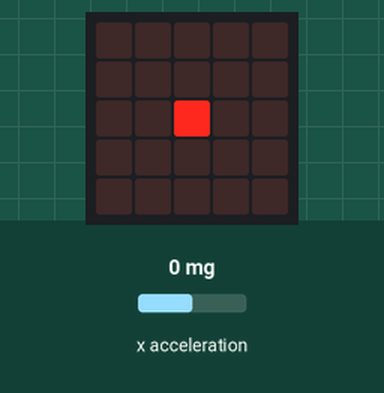
Recording of a program running on a simulated BBC micro:bit running MicroPython. Parts: the board's 5×5 LED display. Inputs (shaded band) come from the test bench; at power-on: x acceleration 0 mg.

Above: at 1.2 s.
1.3 s: x acceleration set to -2 mg
At 2.5 s:
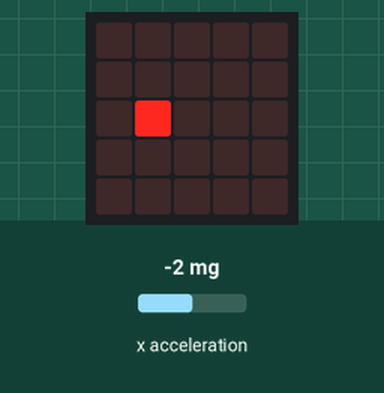
2.8 s: x acceleration set to -1440 mg
At 3.7 s:
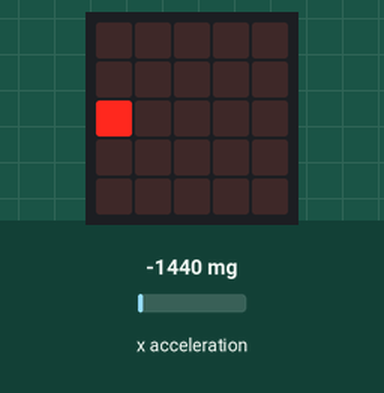
4.3 s: x acceleration set to 750 mg
At 4.7 s:
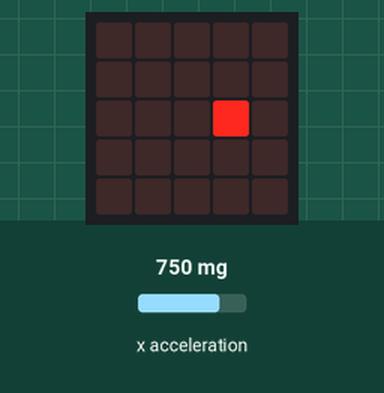
5.8 s: x acceleration set to 1440 mg
At 6.8 s:
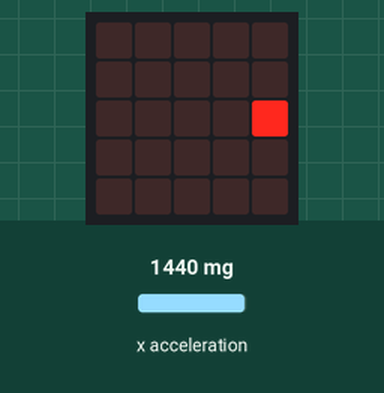
7.3 s: x acceleration set to -750 mg
At 7.7 s:
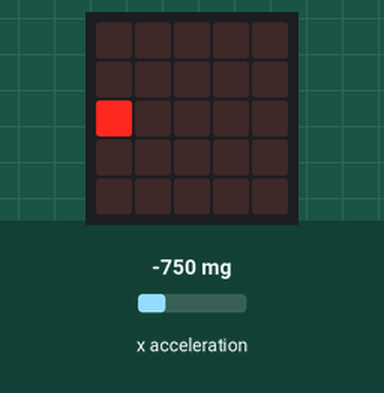
8.8 s: x acceleration set to 0 mg
At 9.8 s:
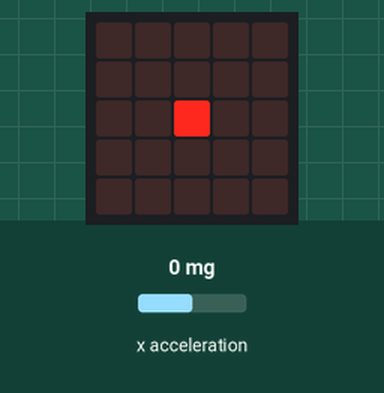
Timing chart, 0 to 11.3 s (numbered marks = the images above; inputs shaded):
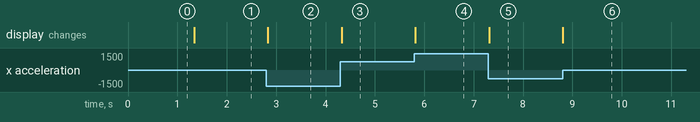

Measured:
- the behaviour switches between 0 and -1 mg on x acceleration (found by bisection; images 0 and 1)
- after the input at 1.3 s, the display: changes at once (image 1)
- after the input at 2.8 s, the display: changes at once (image 2)
- after the input at 4.3 s, the display: changes at once (image 3)
- after the input at 5.8 s, the display: changes at once (image 4)
- after the input at 7.3 s, the display: changes at once (image 5)
- after the input at 8.8 s, the display: changes at once (image 6)

The program:

main.py
```python
from microbit import *

def mapear(valor, de_min, de_max, para_min, para_max):
    return int((valor - de_min) * (para_max - para_min) / (de_max - de_min) + para_min)

coluna = 2

while True:
    coluna = max(0, min(4, mapear(accelerometer.get_x(), -1000, 1000, 0, 4)))
    display.clear()
    display.set_pixel(coluna, 2, 9)
    sleep(50)
```
